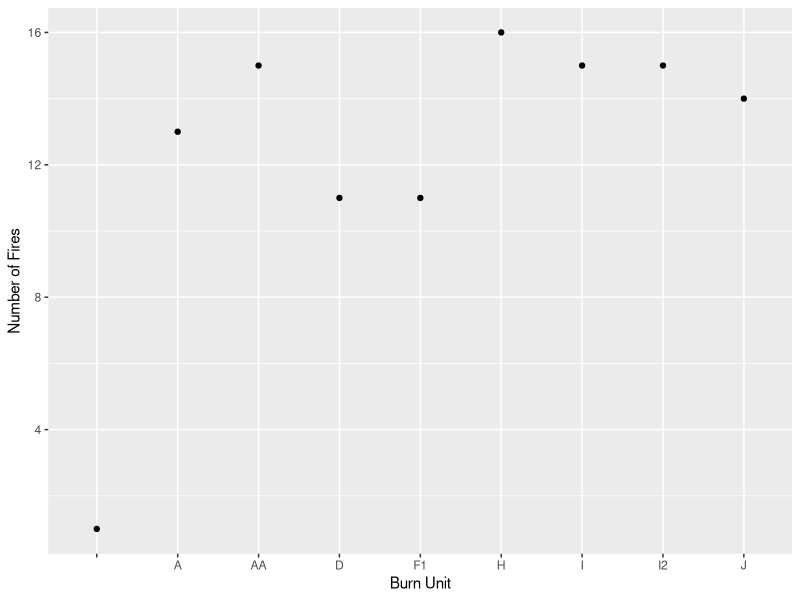

Here is the R script that generated this plot: (Note: this script raises an error after producing the figure.)
#' Input fire history data and create ggplot with number of fires by block
#' 

library(dplyr)
library(ggplot2)

fire_history <- read.csv('data/LPK_Fire_HIstory.csv')

fire_totals <- select(fire_history, Block, Disc_Date) %>%
  group_by(Block) %>% 
  summarise(abundance = n())

fire_interval <- select(fire_history, Block, Fire_Interval) %>%
  group_by(Block) %>% 
  mutate(interval_years = Fire_Interval / 365) %>%
  na.omit() %>% 
  summarise(FRI = mean(interval_years)) 

fire_by_year <- select(fire_history, Block, Fire_Interval) %>%
  group_by(Block) %>% 
  mutate(interval_years = Fire_Interval / 365) %>%
  na.omit()
  
# Number of fire events per unit
ggplot() +
  geom_point(data = fire_totals, aes(x = Block, y = abundance)) +
  labs(x = "Burn Unit", y = "Number of Fires")

# Fire interval pattern by date
ggplot(fire_interval, aes(x = Block, y = Fire_Interval)) +
  geom_point(stat = "identity")

# Fire interval
ggplot(fire_interval, aes(x = Block, y = FRI)) +
  geom_point() +
  labs(x = "Burn Unit", y = "Fire Return Interval")

# Graph of fire intervals for each block 
ggplot() +
  geom_histogram(data = fire_by_year, aes(x = interval_years, fill = Block), bins = 20)

ggplot(fire_by_year, aes(x = Block, y = interval_years)) +
  geom_line() +
  labs(x = "Burn Unit", y = "Fire Return Interval")

ggplot(fire_by_year, aes(x = Block, y = interval_years)) +
  geom_boxplot() +
  labs(x = "Burn Unit", y = "Fire Return Interval")
           
